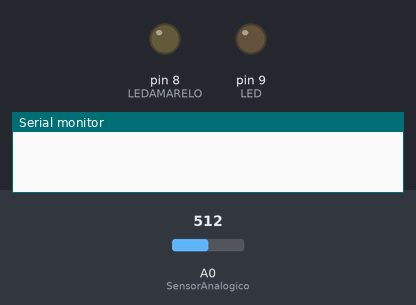
A sketch run on a simulated Arduino Uno, built with avr-gcc and run on an emulated ATmega328P. On the bench: output pins drawn as LEDs (lit = HIGH), the last lines printed to the serial monitor. Inputs (shaded band) come from the test bench; at power-on: A0 (SensorAnalogico) = 512.

Above: at 2.2 s.
2.3 s: A0 (SensorAnalogico) set to 490
At 3.9 s:
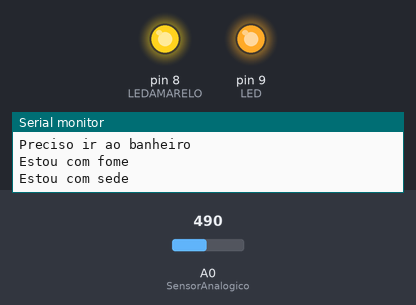
4.5 s: A0 (SensorAnalogico) set to 511
At 5.1 s:
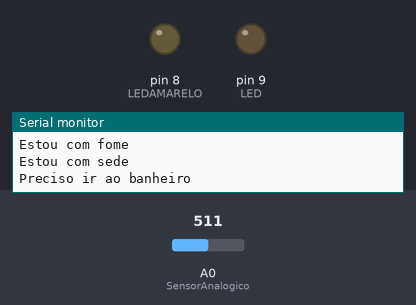
6.0 s: A0 (SensorAnalogico) set to 306
At 7.9 s:
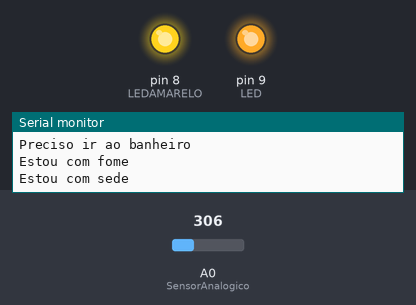
Timing chart, 0 to 9.4 s (numbered marks = the images above; inputs shaded):
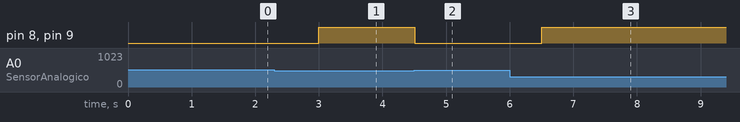

Measured:
- the behaviour switches between 500 and 499 on A0 (SensorAnalogico) (found by bisection; images 0 and 1)
- after the input at 2.3 s, pin 8 (LEDAMARELO), pin 9 (LED): LOW → HIGH after 0.70 s
- after the input at 4.5 s, pin 8 (LEDAMARELO), pin 9 (LED): HIGH → LOW at once
- after the input at 6.0 s, pin 8 (LEDAMARELO), pin 9 (LED): LOW → HIGH after 0.50 s

The sketch:

codigo.ino
```cpp
int LEDAMARELO = 8;
int LED = 9;
int botao = 11; // botão de configuração
int pinSensor = 10; // módulo do sensor TCRT5000
int SensorAnalogico = A0; // módulo do sensor TCRT5000 / saída analógica
int qtd = 1; // Número de piscadas
int val = 500; // Configuração de proximidade do sensor
int delayed = 100; // Configuração do delay entre piscadas
int ok = 0; // Confirmação de configuração

void setup()
{
  pinMode(LEDAMARELO, OUTPUT);
  pinMode(LED, OUTPUT);
  pinMode(botao, INPUT);
  pinMode(pinSensor, INPUT);
  Serial.begin(9600);
  delay(1000);
}

void config(){
// função para configurar delay entre as piscadas e proximidade do sensor

  Serial.print("Insira o valor de proximidade do sensor (padrão: 500)\n");
  Serial.print("Mínimo: 0 - Máximo = 1024\n");
  val = Serial.read(); // inserir valor de proximidade do sensor

  Serial.print("Insira o valor de delay (padrão: 100)\n");
  delayed = Serial.read(); // inserir valor de delay entre piscadas

  Serial.print("Quando terminar a configuração, escreva 1");
  ok = Serial.read();
  if (ok == 1){
    Serial.print("Pronto\n");
    Serial.print("Iniciando DROPIM...\n");
    }
  }

void loop()
{
   /*
   Testagem e debug:
   Serial.println(analogRead(SensorAnalogico));
   Serial.println(qtd);

    Configuração
    if (digitalRead(botao) == HIGH){
      digitalWrite(LEDAMARELO, HIGH);
      config();
      digitalWrite(LEDAMARELO, LOW);
    }
   */

     if (analogRead(SensorAnalogico) < val){ //
        digitalWrite(LED, HIGH);
        digitalWrite(LEDAMARELO, HIGH);
        qtd = qtd+1;

        //frases de teste

               if (qtd == 1){
                Serial.print("Estou com fome\n");
                }

                else if (qtd == 2){
                 Serial.print("Estou com sede\n");
                }

                else if (qtd == 3){
                 Serial.print("Preciso ir ao banheiro\n");
                }

                else if (qtd == 4){
                qtd = 0;
                }

        delay(delayed);

  } else {
        digitalWrite(LED, LOW);
        digitalWrite(LEDAMARELO, LOW);
        //Debug: Serial.print("NADA DETECTADO");
        delay(1000);
 }

}
```
